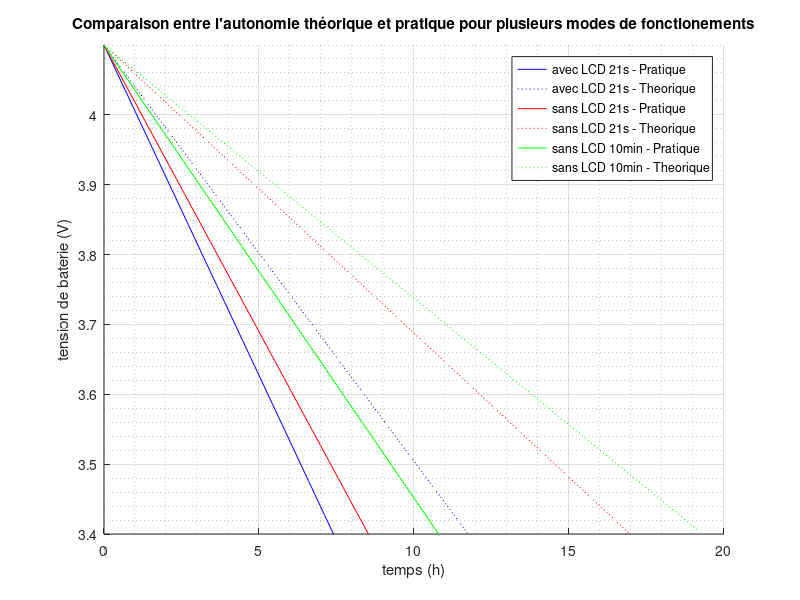
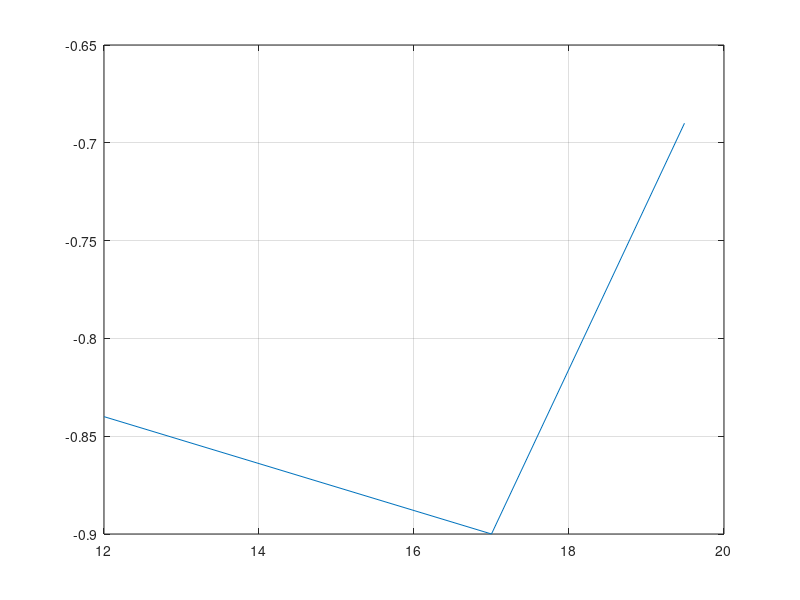
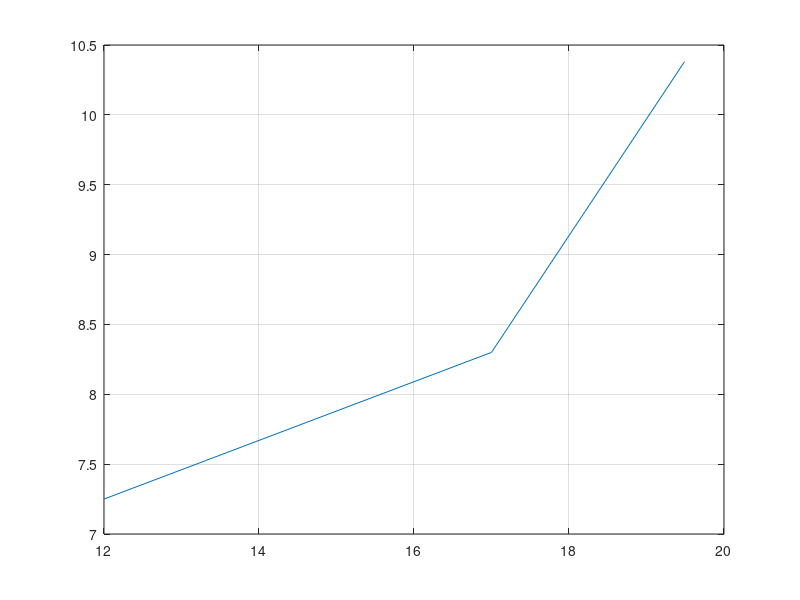

MATLAB code to generate these figures, in order:
clear figure
close all
clear all
grid on

x = linspace(0,0.80, 100);

y10= -2.27*x+4.1;

y11 = -1.43*x+4.1;
y12 = (-1.43-0.90)*x+4.1;

y20 = -1.97*x+4.1;

y21 = -0.99*x+4.1;
y22 = (-0.99-0.90)*x+4.1;

y30 = -1.556507384*x+4.1;
y31 = -0.87*x+4.1;

figure 1
hold on
grid on
grid minor on
plot(x*24,y10, "b")
plot(x*24, y11, "b:")
%plot(x*24, y12, "b_.")

plot(x*24,y20, "r")
plot(x*24, y21, "r:")
%plot(x*24, y22, "r_.")

plot(x*24,y30, "g")
plot(x*24, y31, "g:")


axis([0 20 3.4 4.1 ])
legend("avec LCD 21s - Pratique", "avec LCD 21s - Theorique", "sans LCD 21s - Pratique", "sans LCD 21s - Theorique", "sans LCD 10min - Pratique", "sans LCD 10min - Theorique");
xlabel ("temps (h)");
ylabel ("tension de baterie (V)");
title ("Comparaison entre l'autonomie théorique et pratique pour plusieurs modes de fonctionements");
hold off

figure 2
plot([12, 17, 19.49], [-0.84, -0.90, -0.69]); %derniere valeur a déterminer par la mesure
grid on

figure 3
plot([12,17,19.49], [7.25,8.30 ,10.38])
grid on
